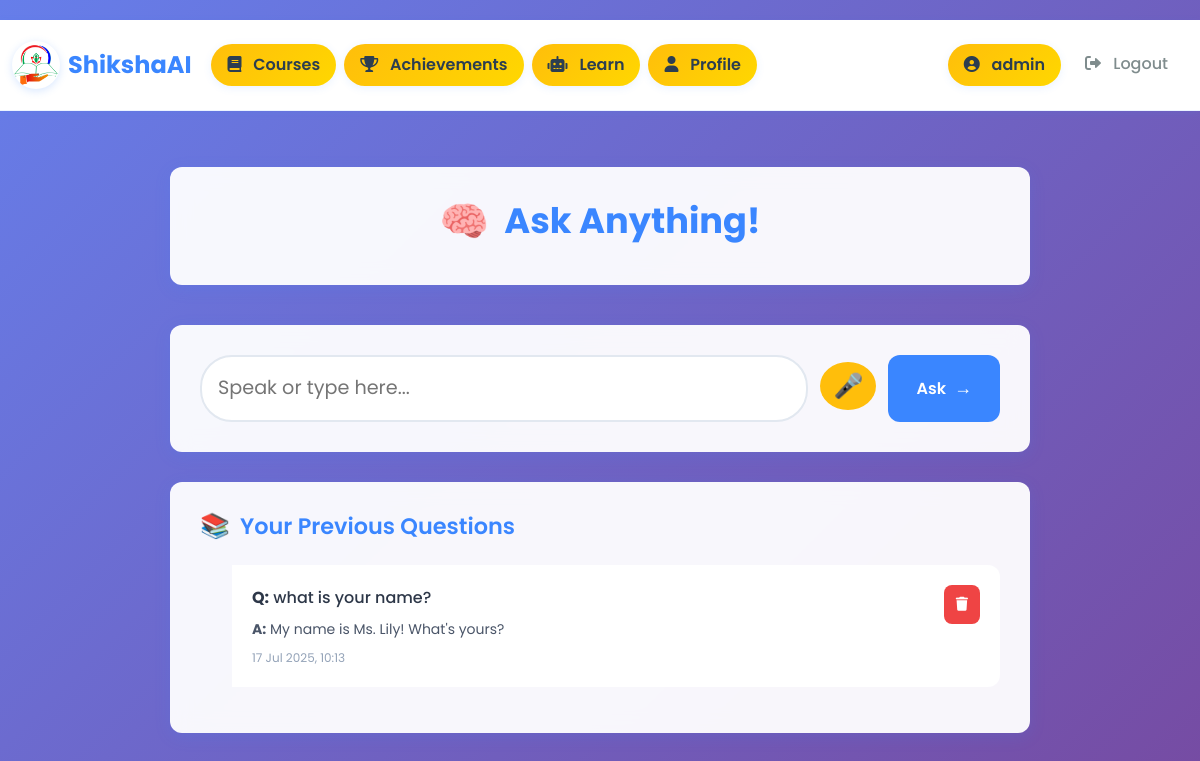
/learn/ (signed in), run on an earlier commit of the app's database.
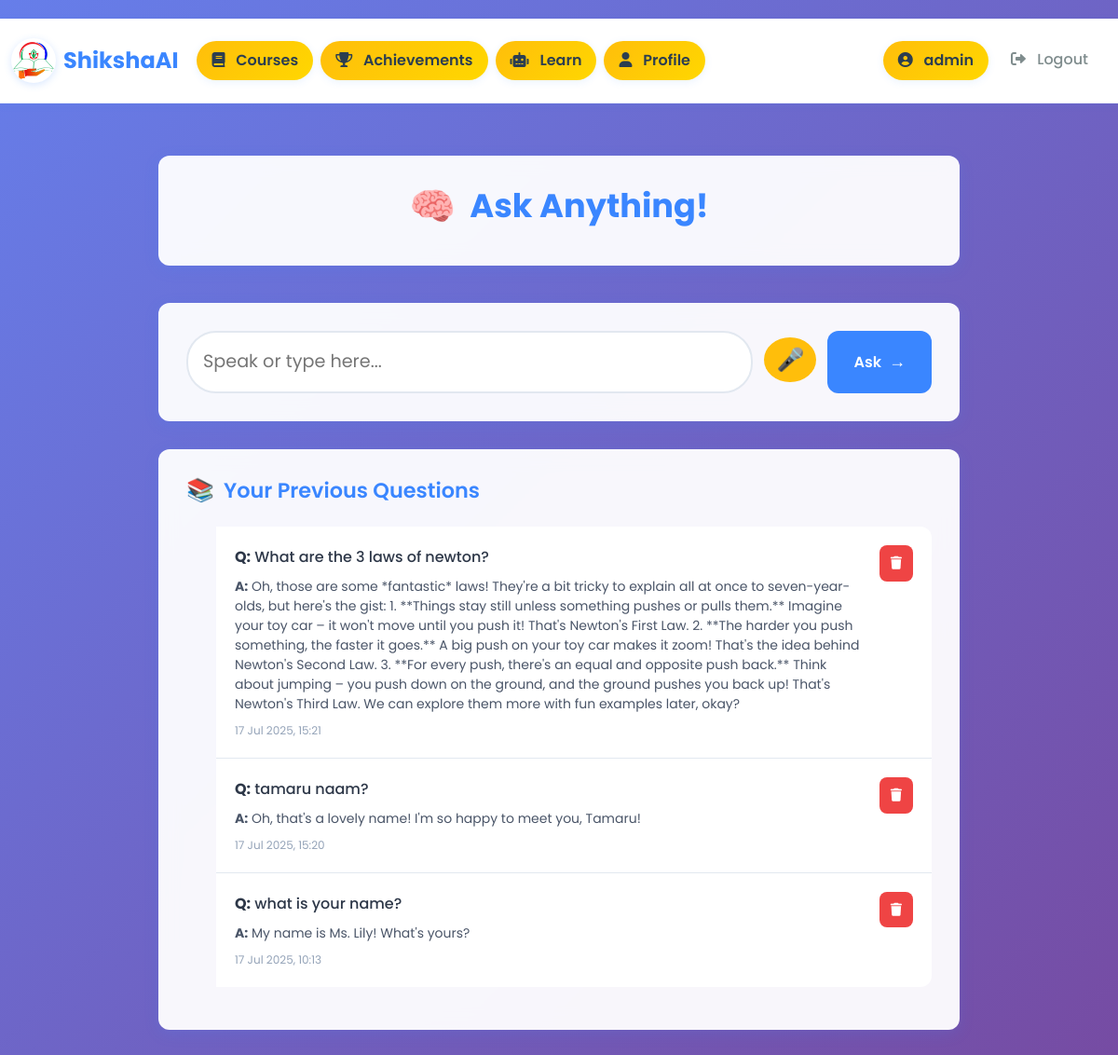
And on a later commit of the database.
### app/models.py (models this page shows, shortened)
class QuestionHistory(models.Model):
    user = models.ForeignKey(User, on_delete=models.CASCADE)
    question = models.TextField()
    answer = models.TextField()
    language = models.CharField(max_length=10, choices=[('en', 'English'), ('hi', 'Hindi'), ('gu', 'Gujarati')])
    timestamp = models.DateTimeField(auto_now_add=True)

### app/views.py (the view)
# urls.py: path('learn/', views.learn, name='learn'),
@login_required
def learn(request):
    lang = request.session.get('language', 'en')
    translation.activate(lang)
    answer = None
    question = None
    history_qs = QuestionHistory.objects.filter(user=request.user, language=lang).order_by('-timestamp')[:5]
    history_list = [
        {'question': h.question, 'answer': h.answer}
        for h in reversed(history_qs)
    ]
    if request.method == 'POST':
        question = request.POST.get('question')
        if question:
            answer = get_gemini_answer(question, lang, history=history_list)
            QuestionHistory.objects.create(user=request.user, question=question, answer=answer, language=lang)
    display_history = QuestionHistory.objects.filter(user=request.user, language=lang).order_by('-timestamp')[:10]
    return render(request, 'learn.html', {
        'language': lang,
        'languages': LANGUAGES,
        'answer': answer,
        'question': question,
        'history': display_history,
    })

### app/templates/learn.html (shortened to what this page needs)
{% extends 'base.html' %}
{% block content %}
<div class="main-container">
    <div class="learning-header">
        <h2>{% if language == 'hi' %}कोई भी सवाल पूछें!{% elif language == 'gu' %}કોઈ પણ પ્રશ્ન પૂછો{% else %}Ask Anything!{% endif %}</h2>
    </div>
    <div class="question-section">
        <form method="post" id="question-form" class="question-form">
            <div class="question-input-group">
                <input type="text"
                       name="question"
                       id="question-input"
                       class="question-input"
                       placeholder="{% if language == 'hi' %}यहाँ बोलें या लिखें...{% elif language == 'gu' %}અહીં બોલો અથવા લખો...{% else %}Speak or type here...{% endif %}"
                       autocomplete="off"
                       value="{{ question|default:'' }}"
                       required>
                <button type="button"
                        class="mic-button"
                        id="mic-btn"
                        title="{% if language == 'hi' %}माइक से बोलें{% elif language == 'gu' %}માઇકથી બોલો{% else %}Speak with mic{% endif %}">
                    <span id="mic-icon">🎤</span>
                </button>
                <button type="submit" class="ask-button">
                    {% if language == 'hi' %}पूछें{% elif language == 'gu' %}પૂછો{% else %}Ask{% endif %}
                </button>
            </div>
        </form>
    </div>
    <div class="history-section">
        <h4 class="history-title">{% if language == 'hi' %}आपके पिछले सवाल{% elif language == 'gu' %}તમારા અગાઉના પ્રશ્નો{% else %}Your Previous Questions{% endif %}</h4>
        <ul class="history-list" id="history-list">
            {% for item in history %}
            <li class="history-item d-flex justify-content-between align-items-start">
                <div class="history-content">
                    <div class="history-question">
                        <strong>Q:</strong> {{ item.question }}
                    </div>
                    <div class="history-answer">
                        <strong>A:</strong> {{ item.answer }}
                    </div>
                    <div class="history-timestamp">
                        {{ item.timestamp|date:"d M Y, H:i" }}
                    </div>
                </div>
                <form method="post" action="{% url 'delete_history' item.id %}">
                    <button type="submit"
                            class="delete-button"
                            title="{% if language == 'hi' %}हटाएं{% elif language == 'gu' %}દૂર કરો{% else %}Delete{% endif %}">
                        <i class="fas fa-trash"></i>
                    </button>
                </form>
            </li>
            {% empty %}
            <li class="history-item empty-history">
                {% if language == 'hi' %}कोई इतिहास नहीं{% elif language == 'gu' %}કોઈ ઇતિહાસ નથી{% else %}No history yet{% endif %}
            </li>
            {% endfor %}
        </ul>
    </div>
</div>
{% endblock %}

### app/templates/base.html (shortened to what this page needs)
{% load static %}
<!DOCTYPE html>
<html lang="{{ language|default:'en' }}">
<head>
    <link href="https://cdn.jsdelivr.net/npm/bootstrap@5.3.0/dist/css/bootstrap.min.css" rel="stylesheet">
    <link href="https://cdnjs.cloudflare.com/ajax/libs/font-awesome/6.0.0/css/all.min.css" rel="stylesheet">
    <link rel="stylesheet" href="{% static 'styles.css' %}">
</head>
<body>
    <nav class="navbar navbar-expand-lg navbar-light bg-light mb-4">
        <div class="container-fluid">
            <a class="navbar-brand fw-bold d-flex align-items-center" href="/dashboard/">
                <img src="{% static 'logo.png' %}" alt="ShikshaAI Logo" width="48" height="48" class="me-2">
                <span>
                    {% if language == 'hi' %}शिक्षाAI{% elif language == 'gu' %}શિક્ષાAI{% else %}ShikshaAI{% endif %}
                </span>
            </a>
            <div class="collapse navbar-collapse" id="navbarNav">
                <ul class="navbar-nav me-auto mb-2 mb-lg-0">
                    <li class="nav-item">
                        <a class="nav-link" href="/courses/">
                            <i class="fas fa-book"></i>
                            {% if language == 'hi' %}कोर्सेस{% elif language == 'gu' %}કોર્સિસ{% else %}Courses{% endif %}
                        </a>
                    </li>
                    <li class="nav-item">
                        <a class="nav-link" href="/achievements/">
                            <i class="fas fa-trophy"></i>
                            {% if language == 'hi' %}उपलब्धियां{% elif language == 'gu' %}સાધનાઓ{% else %}Achievements{% endif %}
                        </a>
                    </li>
                    <li class="nav-item">
                        <a class="nav-link" href="/learn/">
                            <i class="fas fa-robot"></i>
                            {% if language == 'hi' %}सीखें{% elif language == 'gu' %}શીખો{% else %}Learn{% endif %}
                        </a>
                    </li>
                    {% if user.is_authenticated %}
                    <li class="nav-item">
                        <a class="nav-link" href="/profile/">
                            <i class="fas fa-user"></i>
                            {% if language == 'hi' %}प्रोफ़ाइल{% elif language == 'gu' %}પ્રોફાઇલ{% else %}Profile{% endif %}
                        </a>
                    </li>
                    {% endif %}
                </ul>
                <ul class="navbar-nav mb-2 mb-lg-0">
                    {% if user.is_authenticated %}
                        <li class="nav-item">
                            <span class="nav-link">
                                <i class="fas fa-user-circle"></i>
                                {{ user.username }}
                            </span>
                        </li>
                        <li class="nav-item">
                            <form method="post" action="/logout/" style="display:inline;">
                                <button type="submit" class="nav-link btn btn-link" style="display:inline; padding:0; border:none; background:none;">
                                    <i class="fas fa-sign-out-alt"></i>
                                    {% if language == 'hi' %}लॉगआउट{% elif language == 'gu' %}લૉગઆઉટ{% else %}Logout{% endif %}
                                </button>
                            </form>
                        </li>
                    {% endif %}
                </ul>
            </div>
        </div>
    </nav>
    <div class="container">
        {% block content %}{% endblock %}
    </div>
</body>
</html>

### static/styles.css (style rules this page uses)
body { background: #f8f9fa; font-family: 'Segoe UI', 'Arial', sans-serif; }
h1, h2, h4 { color: #2d6a4f; font-weight: bold; }
#mic-btn { font-size: 1.5rem; border-radius: 50%; width: 3rem; height: 3rem; display: flex; align-items: center; justify-content: center; }
#question-input { font-size: 1.2rem; border-radius: 2rem; padding: 1rem; }

### app/templates/base.html (style rules this page uses)
:root { --primary-color: #3A86FF; --accent-color: #FFBE0B; --text-dark: #2C3E50; --text-light: #7F8C8D; --bg-light: #F8FAFC; --bg-white: #FFFFFF; --shadow-light: 0 2px 10px rgba(58, 134, 255, 0.1); --shadow-medium: 0 4px 20px rgba(58, 134, 255, 0.15); --border-radius: 12px; --transition: all 0.3s ease; }
* { margin: 0; padding: 0; box-sizing: border-box; }
body { font-family: 'Poppins', sans-serif; background: linear-gradient(135deg, #F8FAFC 0%, #E3F2FD 100%); color: var(--text-dark); line-height: 1.6; min-height: 100vh; }
.navbar { background: var(--bg-white) !important; box-shadow: var(--shadow-light); border-bottom: 1px solid rgba(58, 134, 255, 0.1); padding: 1rem 0; backdrop-filter: blur(10px); }
.navbar-brand { font-weight: 700 !important; font-size: 1.5rem; color: var(--primary-color) !important; transition: var(--transition); }
.navbar-brand img { border-radius: 50%; transition: var(--transition); box-shadow: 0 2px 8px rgba(58, 134, 255, 0.2); }
.nav-link { font-weight: 500; color: var(--text-dark) !important; padding: 0.5rem 1rem !important; border-radius: var(--border-radius); transition: var(--transition); position: relative; margin: 0 0.25rem; }
.navbar-nav .nav-link:first-child { background: linear-gradient(135deg, var(--accent-color), #FFD700); color: var(--text-dark) !important; border-radius: 25px; padding: 0.5rem 1rem !important; font-weight: 600; box-shadow: var(--shadow-light); }
.btn-link { color: var(--text-light) !important; text-decoration: none; font-weight: 500; transition: var(--transition); border-radius: var(--border-radius); padding: 0.5rem 1rem; }
.container { max-width: 1200px; margin: 0 auto; padding: 2rem 1rem; }
.container { animation: fadeInUp 0.6s ease; }
.nav-link i { margin-right: 0.5rem; transition: var(--transition); }

What changed in the data, as far as the page shows it:
added QuestionHistory: question "What are the 3 laws of newton?", answer "Oh, those are some *fantastic* laws! They're a bit tricky to explain all at once to seven-year-olds, but here's the gist: 1. **Things stay still unless something pushes or pulls them.** Imagine your toy car – it won't move until you push it! That's Newton's First Law. 2. **The harder you push something, the faster it goes.** A big push on your toy car makes it zoom! That's the idea behind Newton's Second Law. 3. **For every push, there's an equal and opposite push back.** Think about jumping – you push down on the ground, and the ground pushes you back up! That's Newton's Third Law. We can explore them more with fun examples later, okay?", timestamp "17 Jul 2025, 15:21"
added QuestionHistory: question "tamaru naam?", answer "Oh, that's a lovely name! I'm so happy to meet you, Tamaru!", timestamp "17 Jul 2025, 15:20"
